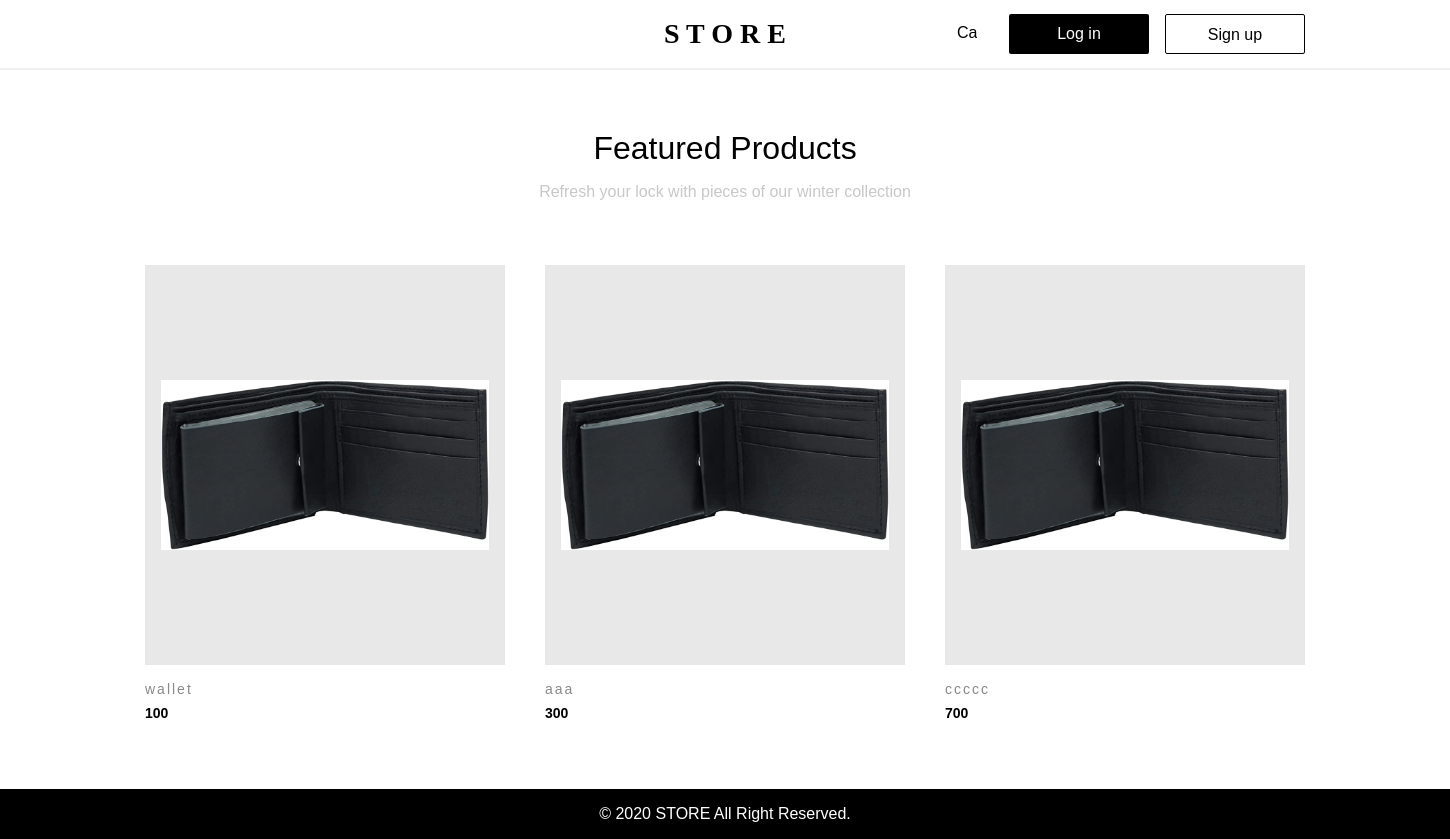
/products/, run on an earlier commit of the app's database.
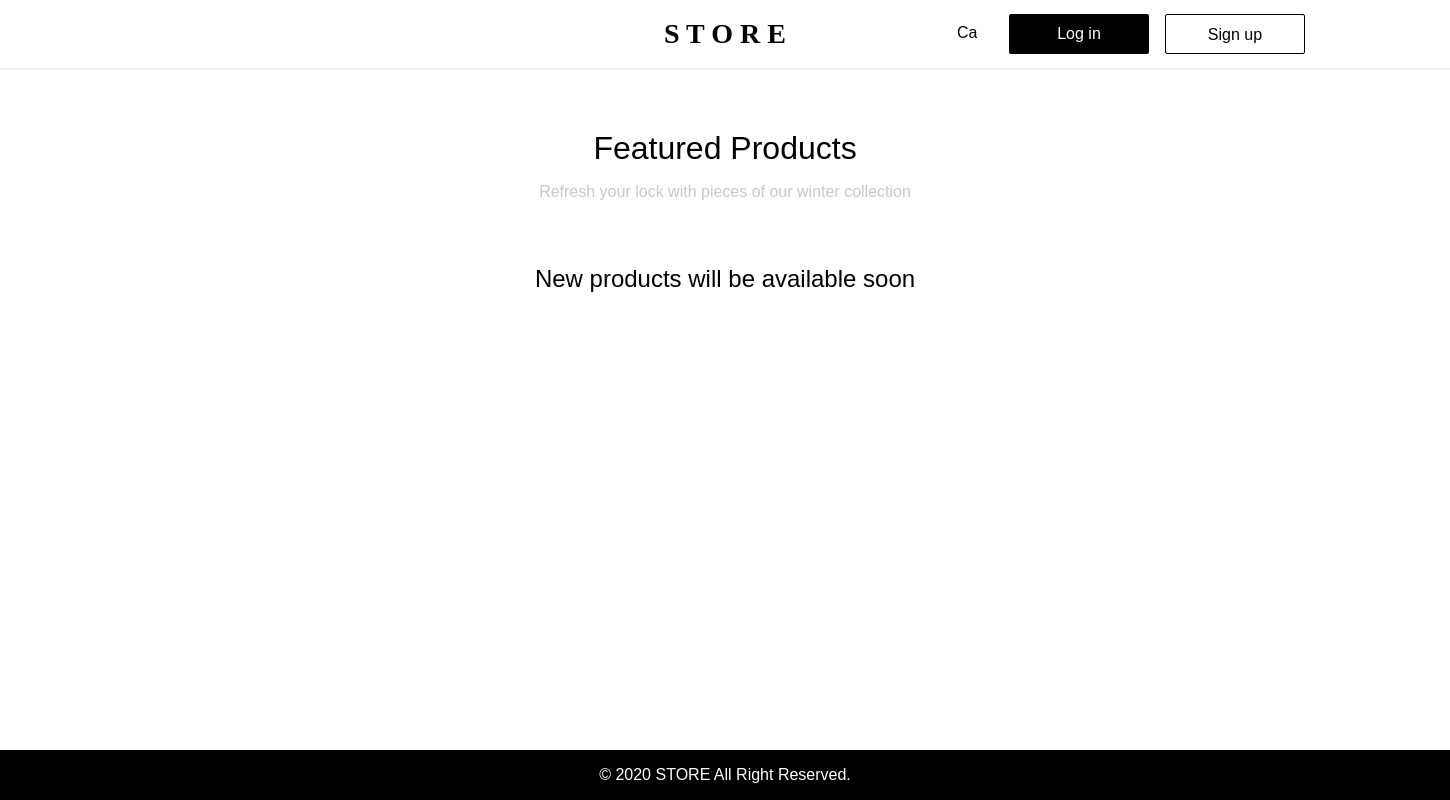
And on a later commit of the database.
### products/models.py (models this page shows, shortened)
class Product(models.Model):
    brand = models.CharField(max_length=100)
    title = models.CharField(max_length=100)
    description = models.TextField(max_length=500, blank=True, null=True)
    price = models.PositiveIntegerField()
    created_at = models.DateTimeField(auto_now_add=True)
    image = models.ImageField(upload_to='products/', null=True)

### products/views.py (the view)
# urls.py: path('products/', products_list, name="products_list"),
def products_list(request):
    products = Product.objects.all()
    context = {'products': products}
    return render(request, 'products/products-list.html', context)

### templates/products/products-list.html (shortened to what this page needs)
{% extends "base.html" %}
{% block head_links %}
{% load static %}
  <link
  rel="stylesheet"
  type="text/css"
  href="{% static 'style/modules/products.css' %}"
  />
{% endblock %}
{% block main %}
  <div class="products-header">
    <h1 class="products-h1">Featured Products</h1>
    <p class="products-header-desc">
      Refresh your lock with pieces of our winter collection
    </p>
  </div>
  {% if not products %}
    <p class="products-no">New products will be available soon</p>
  {% endif %}
  <div class="products-grid">
    {% for product in products %}
    <div class="product-cont">
      <div class="prods-img-cont">
        <img class="prods-img" src="{{ product.image.url }}" alt="Image" />
      </div>
      <p class="prods-name">{{ product.title }}</p>
      <p class="prods-price">{{ product.price }}</p>
    </div>
    {% endfor %}
  </div>
{% endblock %}

What changed in the data, as far as the page shows it:
removed Product: image (picture), title "wallet", price "100"
removed Product: image (picture), title "aaa", price "300"
removed Product: image (picture), title "ccccc", price "700"
Also different on the page:
text now shown: "New products will be available soon"
